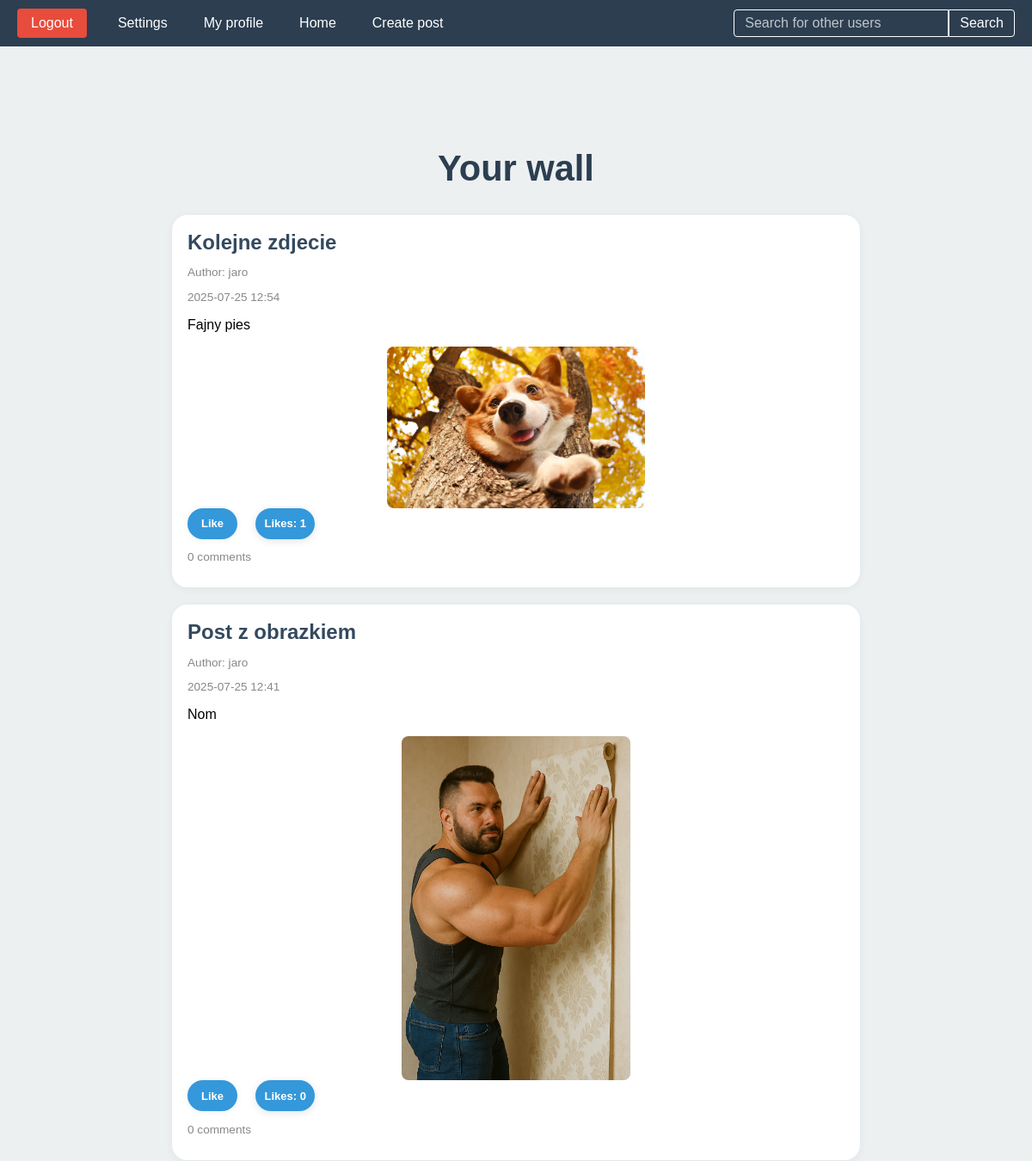
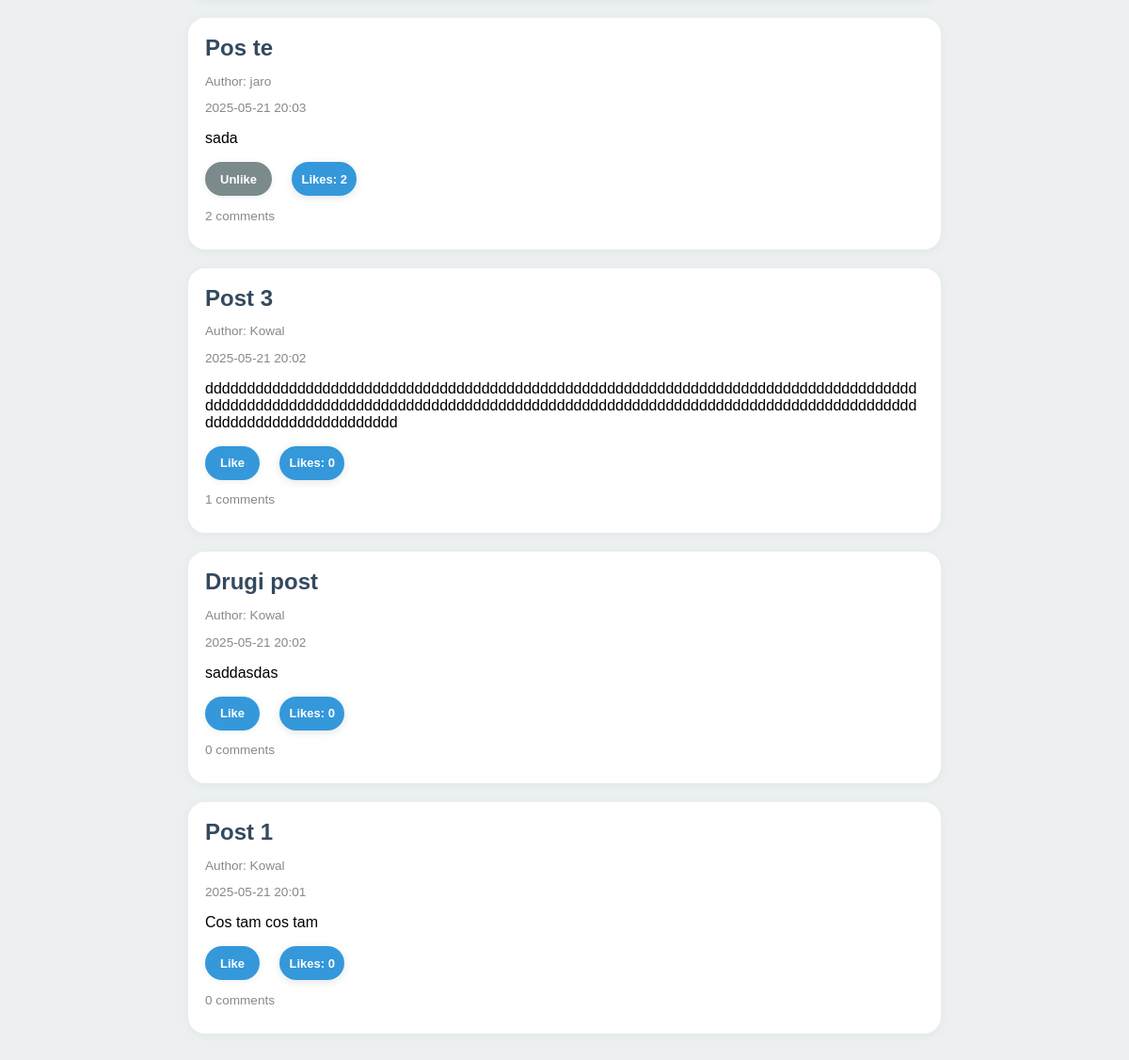
The page /homepage/ (signed in) on the database its author committed (2 pictures, top to bottom).
### post/models.py (models this page shows, shortened)
class Post(models.Model):
    user = models.ForeignKey(User, on_delete=models.CASCADE)
    title = models.CharField(max_length= 250)
    likes = models.ManyToManyField(User, related_name='Post_likes')
    slug = models.SlugField(null = False,default='')
    content = models.TextField(null=False)
    date_posted = models.DateTimeField(auto_now_add=True)
    image = models.ImageField(upload_to = 'post_images/',blank = True, null= True)
    class Meta:
        unique_together = ('user', 'slug')
    def get_absolute_url(self):
        return reverse('post_detail', kwargs={'id':self.id, 'slug': self.slug})

### user/views.py (the view)
# urls.py: path('homepage/', homepage, name='homepage'),
@login_required
def homepage(request):
    followed_profiles =  request.user.profile.follows.all()
    followed_users = [u.user for u in followed_profiles]
    posts = Post.objects.filter(user__in=followed_users).order_by('-date_posted')
    return render(request, 'homepage.html', {'posts':posts})

### templates/homepage.html (shortened to what this page needs)
{% extends "base.html" %}
{% load static %}
{% block head %}
    <link rel="stylesheet" href="{% static 'profile.css' %}">
    <link rel="stylesheet" href="{% static 'likes.css' %}">
{% endblock %}
{% block content %}
    <div class="home-container">
        <h1>Your wall</h1>
        {% if posts %}
            <div class="posts-container">
                {% for post in posts %}
                    <div class="post-card">
                        <h2 class="post-title">
                            <a href="{{ post.get_absolute_url }}">{{ post.title }}</a>
                        </h2>
                        <p class="post-author">Author: {{ post.user.username }}</p>
                        <p class="post-date">{{ post.date_posted|date:"Y-m-d H:i" }}</p>
                        <p>{{ post.content }}</p>
                        {% if post.image %}
                            <img src="{{ post.image.url }}" alt="Post Image" class="post-image">
                        {% endif %}
                        <form method="post" action="{% url 'like_post' post.id %}" style="display:inline;">
                            {% if user in post.likes.all %}
                                <button type="submit" class="unlike-btn">Unlike</button>
                            {% else %}
                                <button type="submit" class="like-btn">Like</button>
                            {% endif %}
                            <span class="likes-badge" id="likes-badge-{{ post.id }}">Likes: {{ post.likes.count }}</span>
                        </form>
                        {% if post.comment_set %}
                            <p class="post-author">{{ post.comment_set.count }} comments</p>
                        {% else %}
                            <p class="post-author">This post has no comments yet. Be the first to comment!</p>
                        {% endif %}
                    </div>
                {% endfor %}
            </div>
        {% else %}
            <div class="empty-state">
                <p>You aren’t following anyone.</p>
            </div>
        {% endif %}
    </div>
{% endblock %}

### static/base.css (style rules this page uses)
body { margin: 0; padding: 0; font-family: Arial, sans-serif; display: flex; flex-direction: column; min-height: 100vh; background-color: #f5f6fa; }

### static/profile.css (style rules this page uses)
.home-container { max-width: 800px; margin: 40px auto; padding: 20px; position: relative; text-align: center; }
.home-container h1 { text-align: center; color: #2c3e50; margin-bottom: 20px; display: block; font-size: 2.6rem; font-weight: bold; }
.posts-container { margin-top: 30px; display: flex; flex-direction: column; gap: 20px; }
.post-card { background-color: #fff; border-radius: 18px; box-shadow: 0 2px 10px rgba(44, 62, 80, 0.06); padding: 18px; text-align: left; margin-bottom: 0; }
.post-card h2 { margin: 0 0 10px; color: #34495e; }
.post-card .post-title a { color: inherit; text-decoration: none; display: block; }
.post-card p { overflow-wrap: break-word; white-space: pre-wrap; }
.post-author, .post-date { font-size: 0.85em; color: #888; margin-bottom: 10px; }
.post-image { max-width: 300px; max-height: 400px; display: block; margin-left: auto; margin-right: auto; border-radius: 8px; }

### static/likes.css (style rules this page uses)
.like-btn, .unlike-btn { padding: 6px 16px; border-radius: 22px; font-size: 13px; border: none; cursor: pointer; font-weight: 600; margin-right: 10px; transition: background 0.25s, color 0.25s; box-shadow: 0 1px 6px rgba(44, 62, 80, 0.09); color: #fff; height: 36px; display: inline-flex; align-items: center; }
.like-btn { background: #3498db; }
.unlike-btn { background: #7b8a8b; }
.likes-badge { display: inline-flex; align-items: center; justify-content: center; min-width: 24px; height: 36px; padding: 0 10px; background: #3498db; color: #fff; font-weight: 700; border-radius: 18px; font-size: 13px; margin-left: 7px; box-shadow: 0 2px 8px rgba(44, 62, 80, 0.14); transition: transform 0.18s cubic-bezier(0.43,1.65,0.49,1.03); user-select: none; }

### rows shown on the page
Post: title "Kolejne zdjecie", user.username "jaro", date_posted "2025-07-25 12:54", content "Fajny pies", image (picture), shows "Like", likes.count "1", comment_set.count "0"
Post: title "Post z obrazkiem", user.username "jaro", date_posted "2025-07-25 12:41", content "Nom", image (picture), shows "Like", likes.count "0", comment_set.count "0"
Post: title "Pos te", user.username "jaro", date_posted "2025-05-21 20:03", content "sada", shows "Unlike", likes.count "2", comment_set.count "2"
Post: title "Post 3", user.username "Kowal", date_posted "2025-05-21 20:02", content "ddddddddddddddddddddddddddddddddddddddddddddddddddddddddddddddddddddddddddddddddddddddddddddddddddddddddddddddddddddddddddddddddddddddddddddddddddddddddddddddddddddddddddddddddddddddddddddddddd", shows "Like", likes.count "0", comment_set.count "1"
Post: title "Drugi post", user.username "Kowal", date_posted "2025-05-21 20:02", content "saddasdas", shows "Like", likes.count "0", comment_set.count "0"
Post: title "Post 1", user.username "Kowal", date_posted "2025-05-21 20:01", content "Cos tam cos tam", shows "Like", likes.count "0", comment_set.count "0"
